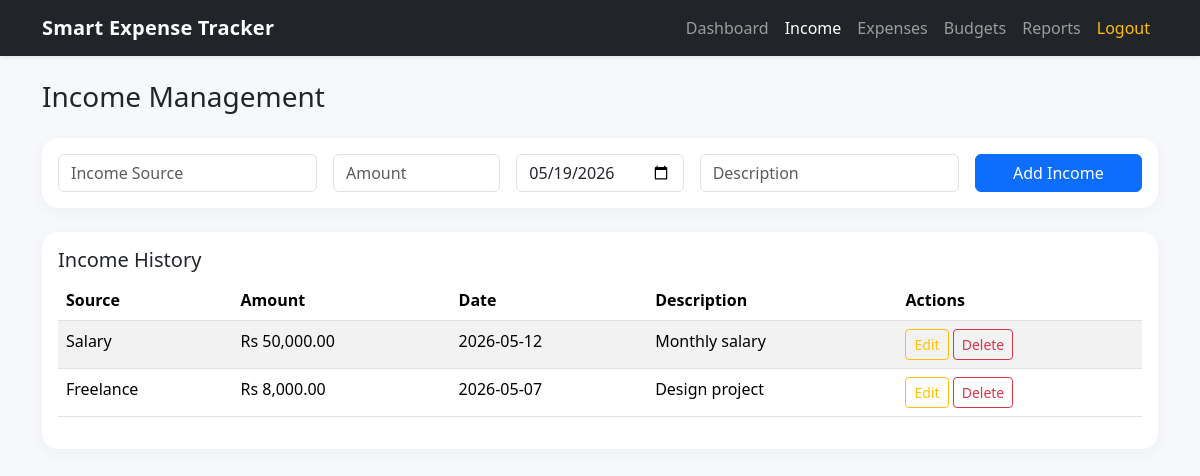
/income.php (signed in), run on the app's committed database.
### tables this page shows
CREATE TABLE income (
    id INT AUTO_INCREMENT PRIMARY KEY,
    user_id INT NOT NULL,
    source VARCHAR(100) NOT NULL,
    amount DECIMAL(12,2) NOT NULL CHECK (amount >= 0),
    date DATE NOT NULL,
    description VARCHAR(255),
    created_at TIMESTAMP DEFAULT CURRENT_TIMESTAMP,
    CONSTRAINT fk_income_user FOREIGN KEY (user_id) REFERENCES users(id) ON DELETE CASCADE,
    INDEX idx_income_user_date (user_id, date),
    INDEX idx_income_date (date)
);

### income.php (the view, shortened to what this page needs)
<?php
require_once "config/db.php";
$userId = (int) $_SESSION["user_id"];
$editData = null;
$rows = $conn->query("SELECT * FROM income WHERE user_id=$userId ORDER BY date DESC");
include "includes/header.php";
?>
<div class="d-flex justify-content-between align-items-center mb-3">
    <h3>Income Management</h3>
</div>
<div class="card mb-4">
    <div class="card-body">
        <form method="post" class="row g-3">
            <div class="col-md-3"><input class="form-control" name="source" placeholder="Income Source" value="<?= htmlspecialchars($editData["source"] ?? "") ?>" required></div>
            <div class="col-md-2"><input type="number" step="0.01" class="form-control" name="amount" placeholder="Amount" value="<?= $editData["amount"] ?? "" ?>" required></div>
            <div class="col-md-2"><input type="date" class="form-control" name="date" value="<?= $editData["date"] ?? date("Y-m-d") ?>" required></div>
            <div class="col-md-3"><input class="form-control" name="description" placeholder="Description" value="<?= htmlspecialchars($editData["description"] ?? "") ?>"></div>
            <div class="col-md-2 d-grid">
                <?php if ($editData): ?>
                    <button class="btn btn-warning" name="update_income">Update</button>
                <?php else: ?>
                    <button class="btn btn-primary" name="add_income">Add Income</button>
                <?php endif; ?>
            </div>
        </form>
    </div>
</div>
<div class="card">
    <div class="card-body">
        <h5>Income History</h5>
        <div class="table-responsive">
            <table class="table table-striped">
                <thead><tr><th>Source</th><th>Amount</th><th>Date</th><th>Description</th><th>Actions</th></tr></thead>
                <tbody>
                <?php while ($row = $rows->fetch_assoc()): ?>
                    <tr>
                        <td><?= htmlspecialchars($row["source"]) ?></td>
                        <td>Rs <?= number_format((float) $row["amount"], 2) ?></td>
                        <td><?= htmlspecialchars($row["date"]) ?></td>
                        <td><?= htmlspecialchars((string) $row["description"]) ?></td>
                        <td>
                            <a href="income.php?edit=<?= $row["id"] ?>" class="btn btn-sm btn-outline-warning">Edit</a>
                            <a href="income.php?delete=<?= $row["id"] ?>" class="btn btn-sm btn-outline-danger" onclick="return confirm('Delete this income?')">Delete</a>
                        </td>
                    </tr>
                <?php endwhile; ?>
                </tbody>
            </table>
        </div>
    </div>
</div>
<?php include "includes/footer.php"; ?>

### assets/css/style.css (style rules this page uses)
body { background: #f6f8fb; }
.card { border: none; border-radius: 1rem; box-shadow: 0 4px 15px rgba(0, 0, 0, 0.04); }
table th { white-space: nowrap; }

### data on the page
income: source "Salary", amount "50,000.00", date "2026-05-12", description "Monthly salary"
income: source "Freelance", amount "8,000.00", date "2026-05-07", description "Design project"
